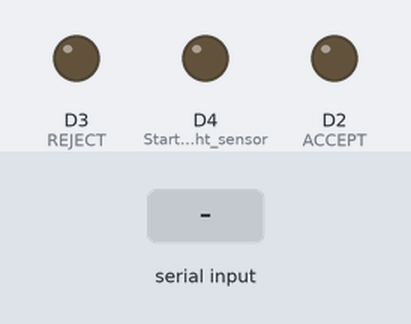
This sketch was run on a simulated ESP8266 (NodeMCU). On the bench: output pins drawn as LEDs (lit = HIGH). The inputs (shaded band) are chosen by the test bench. WiFi joins after 1.5 s; servers stay silent unless stated; the Firebase database answers and starts empty; what the sketch prints to the serial monitor is not drawn.

Above: at 5.4 s.
5.5 s: "REGISTER" received over the second serial link
At 6.7 s:
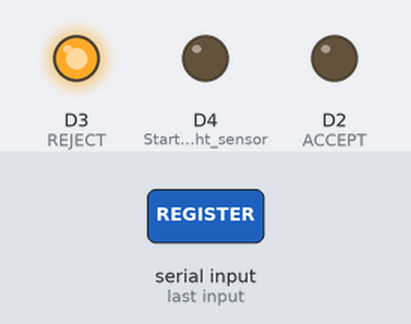
8.5 s: "RF_LOG" received over the second serial link
At 11.3 s:
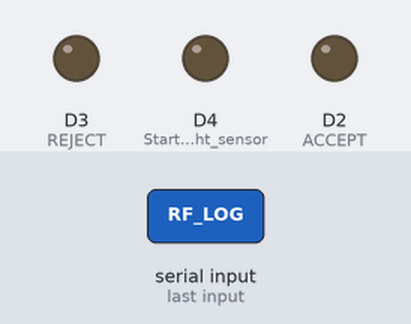
11.5 s: "90,45\n" received over the second serial link
At 12.4 s:
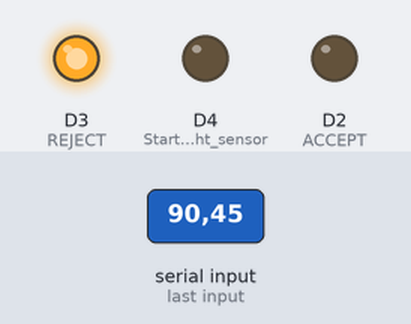
Timing chart, 0 to 15.1 s (numbered marks = the images above; inputs shaded):
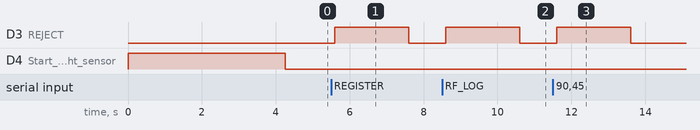

The sketch:

0928_RFID_MEMBERSHIP_APP.ino
```cpp
#include <SoftwareSerial.h>
SoftwareSerial RFID(D1, D0); // RX and TX

#include <ESP8266WiFi.h>                                                    // esp8266 library
#include <FirebaseArduino.h>                                                // firebase library


// PROJECT : 0908 RFID MEMBERSHIP FIREBASE
#define FIREBASE_HOST "rfid-membership-firebase.firebaseio.com"                         // the project name address from firebase id
#define FIREBASE_AUTH "7eebi2NUxy9KEFNr5Q19uv2QhsgJlPD1bwpH0ovD"                    // the secret key generated from firebase

#define WIFI_SSID "tatatata"                                          // input your home or public wifi name
#define WIFI_PASSWORD "qwer1234"                                    //password of wifi ssid

int data1 = 0;
int ok = -1;

#define ACCEPT D2
#define REJECT D3

// use first sketch in http://wp.me/p3LK05-3Gk to get your tag numbers
#define TOTAL_TAG  5
int tag1[14] = {2,54,67,48,48,55,69,70,50,57,57,55,57,3};
int tag2[14] = {2,54,67,48,48,55,69,70,50,48,57,69,57,3};
int tag3[14] = {2,54,67,48,48,55,69,70,50,49,53,70,53,3};
int tag4[14] = {2,54,67,48,48,55,69,70,50,51,65,68,65,3};
int tag5[14] = {2,54,66,48,48,68,70,53,51,49,53,70,50,3};

int newtag[14] = { 0,0,0,0,0,0,0,0,0,0,0,0,0,0}; // used for read comparisons
int temptag[14];

String tempStr;

boolean WIFI_SET(){

    WiFi.begin(WIFI_SSID, WIFI_PASSWORD);                                     //try to connect with wifi
    Serial.print("Connecting to ");
    Serial.print(WIFI_SSID);

     while (WiFi.status() != WL_CONNECTED) {
      Serial.print(".");
      delay(500);
    }
    Serial.println();
    Serial.print("Connected to ");
    Serial.println(WIFI_SSID);
    Serial.print("IP Address is : ");
    Serial.println(WiFi.localIP());                                            //print local IP address

}

String comfirmedTag;

void setup()
{
    RFID.begin(9600);    // start serial to RFID reader
    Serial.begin(9600);  // start serial to PC
    Serial.println("begin");

    pinMode(LED_BUILTIN, OUTPUT);                                         //Start reading dht sensor
    digitalWrite(LED_BUILTIN, HIGH);

    WIFI_SET();

    FIREBASE_SET();

    digitalWrite(LED_BUILTIN, LOW);         // OFF

    pinMode(ACCEPT, OUTPUT);              // for status LEDs
    pinMode(REJECT, OUTPUT);

    digitalWrite(ACCEPT,LOW);               // OFF
    digitalWrite(REJECT,LOW);               // OFF
}

bool Read_state;

bool readTags()
{
  ok = -1;
  int tag_no;
  if(Read_state == false)
  {
      if (RFID.available() > 0)
      {
        // read tag numbers
        delay(100); // needed to allow time for the data to come in from the serial buffer.

        for (int i = 0 ; i < 14 ; i++) // read the rest of the tag
        {
          data1 = RFID.read();
          temptag[i] = newtag[i] = data1;

          Serial.print(newtag[i]);
          if(i<13)
            Serial.print(",");
        }
        Serial.println("");
        RFID.flush(); // stops multiple reads

        // do the tags match up?
        tag_no = checkmytags();
        Read_state = true;
      }
  }
  else
  {
      while(RFID.available()) RFID.read();  // EMPTY RX BUFFE
      if (!RFID.available())
      {
        Read_state = false;
        //Serial.println("Released");
      }
  }

  // now do something based on tag type
  if (ok > 0) // if we had a match
  {
    Serial.print("Accepted NO:"); Serial.println(tag_no);
    Serial.println("");
    comfirmedTag="";
    for(int i =0; i < 14; i++)
    {
       comfirmedTag += newtag[i];
    }

    //Firebase.setString("TAG_READ",comfirmedTag);

    digitalWrite(ACCEPT, HIGH);           // ON
    delay(2000);
    digitalWrite(ACCEPT, LOW);            // OFF
    ok = -1;
    return true;
  }

  else if (ok == 0) // if we didn't have a match
  {
    Serial.println("Rejected");
   Serial.println("");
    digitalWrite(REJECT, HIGH);
    delay(2000);
    digitalWrite(REJECT, LOW);
    ok = -1;
  }
  return false;
}

boolean comparetag(int NEW_TAG[14], int OLD_TAG[14])
{
  boolean result = false;
  int cnt = 0;
  for (int i = 0 ; i < 14 ; i++)
  {
    if (NEW_TAG[i] == OLD_TAG[i])
    {
      cnt++;
    }
  }
  if (cnt == 14)
  {
    result = true;
  }
  return result;
}

int tag;
int checkmytags() // compares each tag against the tag just read
{
  ok = 0; // this variable helps decision-making,
  // if it is 1 we have a match, zero is a read but no match,
  // -1 is no read attempt made
   // if (comparetag(newtag, tag1) == true & tag != 1)
  if (comparetag(newtag, tag1) == true )
  {
    ok++;
    tag = 1;
    //Serial.println("111");
  }
   //  if (comparetag(newtag, tag2) == true & tag != 2)
     if (comparetag(newtag, tag2) == true )
  {
    ok++;
    tag = 2;
    //Serial.println("222");
  }
   //  if (comparetag(newtag, tag3) == true & tag != 3)
    if (comparetag(newtag, tag3) == true)
  {
    ok++;
    tag = 3;
    //Serial.println("333");
  }
   //  if (comparetag(newtag, tag4) == true & tag != 4)
     if (comparetag(newtag, tag4) == true)
  {
    ok++;
    tag = 4;
    //Serial.println("444");
  }
   //if (comparetag(newtag, tag5) == true & tag != 5)
     if (comparetag(newtag, tag5) == true)
  {
    ok++;
    tag = 5;
    //Serial.println("555");
  }
  return tag;
}

char buffer[20];
int bufferIndex;
int DB_GET_CNT,DB_GET_CNT_STORED;
bool MODE_STATE;
String MODE_GET,Email_GET,TAG_GET;

void READ_AND_FIRE()
{
   if(readTags())
   {

      Serial.print("start");
      while(Firebase.getString("TAG_INFO/MODE") == "")
      {
        Serial.print(".");
        delay(100);
      }
      Serial.println("\r\n");

      MODE_GET = Firebase.getString("TAG_INFO/MODE");

       if(MODE_GET == "REGISTER"){
          while(DB_GET_CNT++ < TOTAL_TAG)
          {
               Email_GET = Firebase.getString("Member/User"+String(DB_GET_CNT)+"/email");

               // Serial.print("Member/User"); Serial.println(String(DB_GET_CNT)+"/email");
                Serial.print("Email_GET:");Serial.println(Email_GET);

              if(Email_GET == "")
              {
                   Serial.print("USER"); Serial.print(DB_GET_CNT);Serial.println(" EMPTY");
                   //Serial.print("TAG_INFO/TAG_READ"); Serial.println(comfirmedTag);

                   Firebase.setString("TAG_INFO/USER_ORDER",String(DB_GET_CNT));
                   //delay(1000);
                   Firebase.setString("TAG_INFO/TAG_READ",comfirmedTag);
                   DB_GET_CNT_STORED = DB_GET_CNT;
                   //MODE_GET ="";
                   break;
              }
              else{
                  //Serial.print("USER");Serial.print(DB_GET_CNT); Serial.println(" EXIST");
              }
           }
           DB_GET_CNT = 0;
           MODE_STATE = true;
           Serial.println("end");
       }
       else if(MODE_GET == "RF_LOG")
       {
           while(DB_GET_CNT++ < TOTAL_TAG)
            {
                 TAG_GET = Firebase.getString("Member/User"+String(DB_GET_CNT)+"/tag");

                 // Serial.print("Member/User"); Serial.println(String(DB_GET_CNT)+"/email");
                //Serial.print("TAG_GET:");Serial.println(TAG_GET);

                if(TAG_GET != "")
                {
                     if(TAG_GET == comfirmedTag)
                     {
                           String ID_GET = Firebase.getString("Member/User"+String(DB_GET_CNT)+"/email");

                           Firebase.setString("LAUNDRY_INFO/ACCOUNT",ID_GET);
                           Firebase.setString("TAG_INFO/MODE","");
                           //Firebase.setString("TAG_INFO/RF_STATE","OK");

                           Serial.print("ID_GET:"); Serial.println(ID_GET);
                           Serial.print("DB_GET_CNT:"); Serial.println(DB_GET_CNT);
                           Serial.print("comfirmedTag:"); Serial.println(comfirmedTag);
                           //MODE_GET = TAG_GET = "";
                           break;
                     }
                }
                else{
                    //Serial.print("USER");Serial.print(DB_GET_CNT); Serial.println(" EXIST");
                }
             }
             DB_GET_CNT = 0;
             Serial.println("end");
       }
       else if(MODE_GET == "")
       {
         Serial.println("NOT A NORMAL PROCESS");
       }
    }

    if(MODE_STATE == true)
    {
        Serial.print("waiting");
       // MODE_GET = Firebase.getString("TAG_INFO/MODE");
        while(Firebase.getString("TAG_INFO/MODE") != "SET")
        {
          Serial.print(".");
          delay(100);
        }
        Serial.println("\r\n");

        Firebase.setString("Member/User"+String(DB_GET_CNT_STORED)+"/tag",comfirmedTag);
        Serial.print("DB_USER:");Serial.print(DB_GET_CNT_STORED);Serial.print(" DB_TAG:");Serial.println(comfirmedTag);
        Firebase.setString("TAG_INFO/MODE","");
        DB_GET_CNT_STORED = 0;
        MODE_STATE = false;
        MODE_GET = "";
    }
}

unsigned long TIMER;
String MC_UPDATE;

String currentTime;
unsigned long TIMER_CNT;
bool TIMER_STATE;

void loop()
{
  READ_AND_FIRE();

}

void FIREBASE_SET(){

    Firebase.begin(FIREBASE_HOST, FIREBASE_AUTH);                              // connect to firebase

    for(int j =0; j<TOTAL_TAG; j++)
    {
        tempStr="";
        for(int a = 0; a < 14; a++)
        {
            if(j == 0)
              tempStr += tag1[a];
            else if(j == 1)
              tempStr += tag2[a];
            else if(j == 2)
              tempStr += tag3[a];
            else if(j == 3)
              tempStr += tag4[a];
            else
              tempStr += tag5[a];
        }
        //Serial.println(tempStr);
        Firebase.setString("TAG_LIST/tag"+String(j+1),tempStr);             // 등록된 태그 리스트
        Firebase.setString("LAUNDRY_INFO/MC"+String(j+1),"");               // 세탁기 시간값 저장 child값
        delay(100);
    }

    if(Firebase.getString("TAG_INFO/MODE") == "")
    {
        Firebase.setString("LAUNDRY_INFO/ACCOUNT","");               // 세탁기 상태 업데이트 요청 child값
        Firebase.setString("TAG_INFO/USER_ORDER","");            // DB에 빈 유저 넘버자리 찾는 임시 child값
        Firebase.setString("TAG_INFO/MODE","");                   // DB에 현 모드상태(set,log 등) 임시 child값
        Firebase.setString("TAG_INFO/TAG_READ","");               // DB에 현재 읽은 TAG값 넣는 임시 child값
        //Firebase.setString("TAG_INFO/RF_STATE","");               // DB에 현재 태그 리딩 상태값 저장 임시 child값
        Serial.println("TAG INFO INITIALIZED ==============  \r\n");
    }
    else
    {
        Serial.println("TAG INFO NOT EMPTY ==============  \r\n");
    }

}

void READ_ID()
{
  while(Serial.available())
  {
      buffer[bufferIndex] = Serial.read();   //시리얼 통신으로 버퍼배열에 데이터 수신
      bufferIndex++;

      int b =atoi(buffer);
      Serial.println(b);
      String TAG_GET = Firebase.getString("Member/User"+String(b)+"/ID");
      Serial.println(TAG_GET);
      bufferIndex =0;
  }
}
```

Measured:
- after the input at 5.5 s, D3 (REJECT): LOW → HIGH after 0.10 s, → LOW 2.0 s later
- after the input at 8.5 s, D3 (REJECT): LOW → HIGH after 0.10 s, → LOW 2.0 s later
- after the input at 11.5 s, D3 (REJECT): LOW → HIGH after 0.10 s, → LOW 2.0 s later
